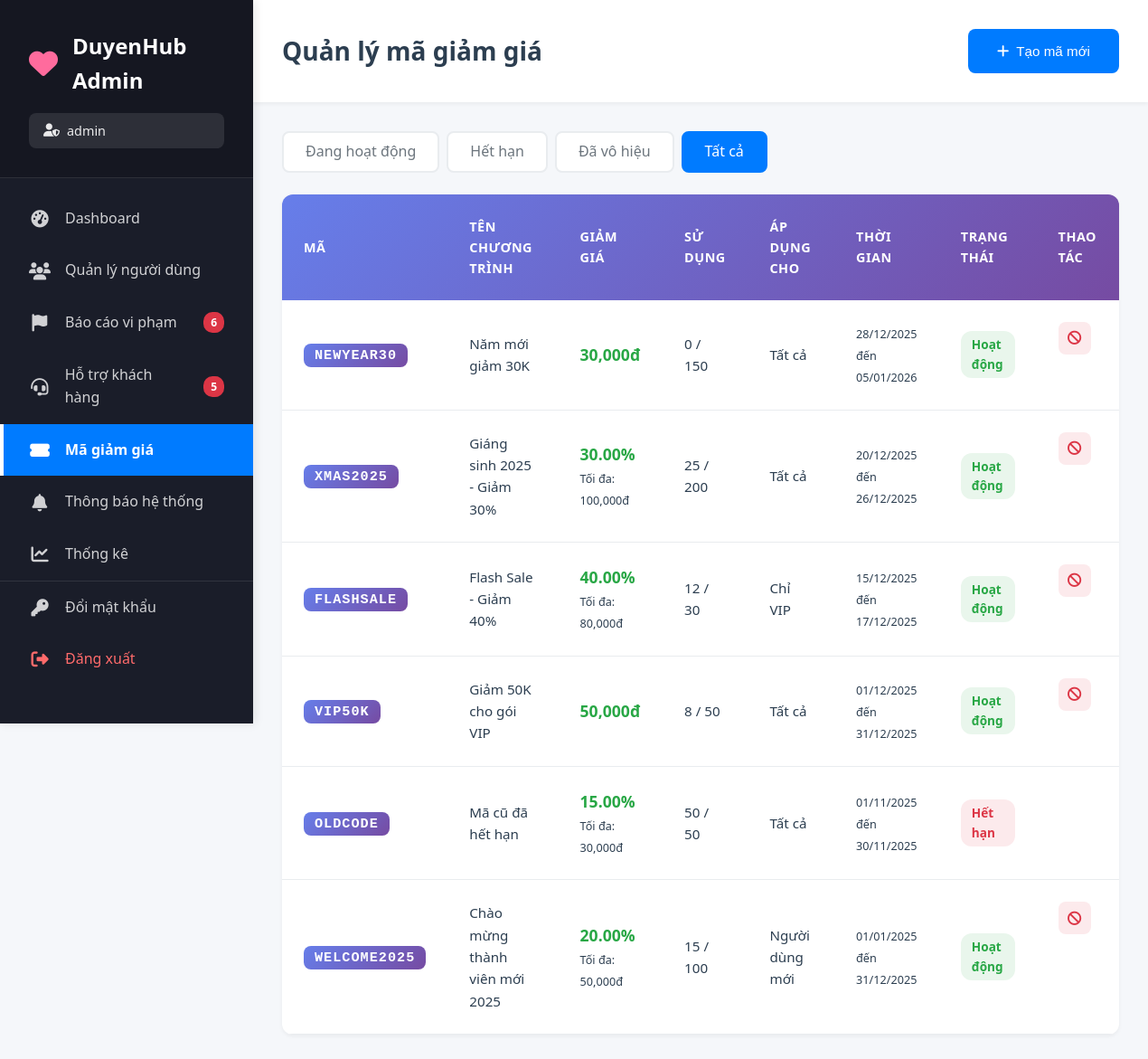
The app's page /views/admin/magiamgia.php?filter=all (signed in) with its own data.
### tables this page shows
CREATE TABLE `magiamgia` (
  `maMaGiamGia` int(11) NOT NULL,
  `maCoupon` varchar(50) NOT NULL,
  `tenChuongTrinh` varchar(255) NOT NULL,
  `loaiGiam` enum('percent','fixed') DEFAULT 'percent',
  `giaTriGiam` decimal(10,2) NOT NULL,
  `giaTriToiDa` decimal(10,2) DEFAULT NULL,
  `soLuongToiDa` int(11) DEFAULT NULL,
  `soLuongDaSuDung` int(11) DEFAULT 0,
  `ngayBatDau` datetime NOT NULL,
  `ngayKetThuc` datetime NOT NULL,
  `trangThai` enum('active','inactive','expired') DEFAULT 'active',
  `apDungCho` enum('all','new_user','vip_only') DEFAULT 'all',
  `thoiDiemTao` datetime DEFAULT current_timestamp()
);

### views/admin/magiamgia.php (the view, shortened to what this page needs)
<?php
$db = clsConnect::getInstance()->connect();
$filter = $_GET['filter'] ?? 'active';
$sql = "SELECT * FROM magiamgia";
$sql .= " ORDER BY thoiDiemTao DESC";
$result = $db->query($sql);
$coupons = $result->fetch_all(MYSQLI_ASSOC);
?>
<!DOCTYPE html>
<html lang="vi">
<head>
    <link rel="stylesheet" href="https://cdnjs.cloudflare.com/ajax/libs/font-awesome/6.4.0/css/all.min.css">
    <link rel="stylesheet" href="../../public/css/admin.css?v=<?php echo time(); ?>">
</head>
<body>
    <div class="admin-wrapper">
        <?php include 'sidebar.php'; ?>
        <main class="main-content">
            <div class="top-bar">
                <h1>Quản lý mã giảm giá</h1>
                <button onclick="showCreateModal()" class="btn btn-primary">
                    <i class="fas fa-plus"></i> Tạo mã mới
                </button>
            </div>
            <div class="content-area">
                <div class="filter-tabs">
                    <a href="?filter=active" class="<?php echo $filter === 'active' ? 'active' : ''; ?>">Đang hoạt động</a>
                    <a href="?filter=expired" class="<?php echo $filter === 'expired' ? 'active' : ''; ?>">Hết hạn</a>
                    <a href="?filter=inactive" class="<?php echo $filter === 'inactive' ? 'active' : ''; ?>">Đã vô hiệu</a>
                    <a href="?filter=all" class="<?php echo $filter === 'all' ? 'active' : ''; ?>">Tất cả</a>
                </div>
                <div class="table-container">
                    <table class="data-table">
                        <thead>
                            <tr>
                                <th>Mã</th>
                                <th>Tên chương trình</th>
                                <th>Giảm giá</th>
                                <th>Sử dụng</th>
                                <th>Áp dụng cho</th>
                                <th>Thời gian</th>
                                <th>Trạng thái</th>
                                <th>Thao tác</th>
                            </tr>
                        </thead>
                        <tbody>
                            <?php foreach ($coupons as $coupon): ?>
                            <tr>
                                <td><strong class="coupon-code"><?php echo htmlspecialchars($coupon['maCoupon']); ?></strong></td>
                                <td><?php echo htmlspecialchars($coupon['tenChuongTrinh']); ?></td>
                                <td>
                                    <?php if ($coupon['loaiGiam'] === 'percent'): ?>
                                        <span class="discount-value"><?php echo $coupon['giaTriGiam']; ?>%</span>
                                    <?php else: ?>
                                        <span class="discount-value"><?php echo number_format($coupon['giaTriGiam']); ?>đ</span>
                                    <?php endif; ?>
                                    <?php if ($coupon['giaTriToiDa'] > 0): ?>
                                        <br><small>Tối đa: <?php echo number_format($coupon['giaTriToiDa']); ?>đ</small>
                                    <?php endif; ?>
                                </td>
                                <td>
                                    <?php echo $coupon['soLuongDaSuDung']; ?> /
                                    <?php echo $coupon['soLuongToiDa'] > 0 ? $coupon['soLuongToiDa'] : '∞'; ?>
                                </td>
                                <td>
                                    <?php
                                    $applyFor = [
                                        'all' => 'Tất cả',
                                        'new_user' => 'Người dùng mới',
                                        'vip_only' => 'Chỉ VIP'
                                    ];
                                    echo $applyFor[$coupon['apDungCho']] ?? $coupon['apDungCho'];
                                    ?>
                                </td>
                                <td>
                                    <small>
                                        <?php echo date('d/m/Y', strtotime($coupon['ngayBatDau'])); ?><br>
                                        đến<br>
                                        <?php echo date('d/m/Y', strtotime($coupon['ngayKetThuc'])); ?>
                                    </small>
                                </td>
                                <td>
                                    <?php if ($coupon['trangThai'] === 'active' && strtotime($coupon['ngayKetThuc']) >= time()): ?>
                                        <span class="badge badge-success">Hoạt động</span>
                                    <?php elseif ($coupon['trangThai'] === 'expired' || strtotime($coupon['ngayKetThuc']) < time()): ?>
                                        <span class="badge badge-danger">Hết hạn</span>
                                    <?php else: ?>
                                        <span class="badge badge-secondary">Vô hiệu</span>
                                    <?php endif; ?>
                                </td>
                                <td class="action-buttons">
                                    <?php if ($coupon['trangThai'] === 'active'): ?>
                                        <form method="POST" style="display: inline;" onsubmit="return confirm('Bạn có chắc muốn vô hiệu hóa mã này?');">
                                            <button type="submit" class="btn-action btn-danger" title="Vô hiệu hóa">
                                                <i class="fas fa-ban"></i>
                                            </button>
                                        </form>
                                    <?php endif; ?>
                                </td>
                            </tr>
                            <?php endforeach; ?>
                        </tbody>
                    </table>
                </div>
            </div>
        </main>
    </div>
</body>
</html>

### public/css/admin.css (style rules this page uses)
:root { --primary: #007bff; --secondary: #6c757d; --success: #28a745; --danger: #dc3545; --warning: #ffc107; --info: #17a2b8; --light: #f8f9fa; --dark: #343a40; --sidebar-bg: #1a1d29; --sidebar-hover: #252837; --sidebar-active: #007bff; --text-primary: #2c3e50; --text-secondary: #6c757d; --text-light: #95a5a6; --spacing-xs: 0.25rem; --spacing-sm: 0.5rem; --spacing-md: 1rem; --spacing-lg: 1.5rem; --spacing-xl: 2rem; --border-radius: 8px; --border-radius-sm: 4px; --border-radius-lg: 12px; --shadow-sm: 0 2px 4px rgba(0,0,0,0.05); --shadow-md: 0 4px 8px rgba(0,0,0,0.1); --shadow-lg: 0 8px 16px rgba(0,0,0,0.15); }
* { margin: 0; padding: 0; box-sizing: border-box; }
body { font-family: 'Segoe UI', -apple-system, BlinkMacSystemFont, 'Roboto', 'Helvetica Neue', Arial, sans-serif; background: #f5f7fa; color: var(--text-primary); line-height: 1.6; overflow-x: hidden; }
.admin-wrapper { display: flex; min-height: 100vh; }
.main-content { flex: 1; margin-left: 280px; min-height: 100vh; background: #f5f7fa; }
.top-bar { background: white; padding: var(--spacing-xl); box-shadow: var(--shadow-sm); display: flex; justify-content: space-between; align-items: center; position: sticky; top: 0; z-index: 100; }
.top-bar h1 { font-size: 1.75rem; font-weight: 700; color: var(--text-primary); margin: 0; }
.content-area { padding: var(--spacing-xl); }
.filter-tabs { display: flex; gap: var(--spacing-sm); margin-bottom: var(--spacing-lg); flex-wrap: wrap; }
.filter-tabs a { padding: var(--spacing-sm) var(--spacing-lg); background: white; color: var(--text-secondary); text-decoration: none; border-radius: var(--border-radius); font-weight: 500; transition: all 0.3s ease; border: 2px solid #e9ecef; }
.filter-tabs a.active { background: var(--primary); color: white; border-color: var(--primary); }
.table-container { background: white; border-radius: var(--border-radius-lg); box-shadow: var(--shadow-sm); overflow: hidden; }
.data-table { width: 100%; border-collapse: collapse; }
.data-table thead { background: linear-gradient(135deg, #667eea 0%, #764ba2 100%); color: white; }
.data-table th { padding: var(--spacing-lg); text-align: left; font-weight: 600; font-size: 0.9rem; text-transform: uppercase; letter-spacing: 0.5px; }
.data-table tbody tr { border-bottom: 1px solid #e9ecef; transition: all 0.2s ease; }
.data-table td { padding: var(--spacing-lg); font-size: 0.95rem; }
.badge { display: inline-flex; align-items: center; gap: var(--spacing-xs); padding: 4px 12px; border-radius: 12px; font-size: 0.85rem; font-weight: 600; }
.badge-success { background: rgba(40, 167, 69, 0.1); color: var(--success); }
.badge-danger { background: rgba(220, 53, 69, 0.1); color: var(--danger); }
.action-buttons { display: flex; gap: var(--spacing-sm); }
.btn-action { width: 36px; height: 36px; border: none; border-radius: var(--border-radius); display: inline-flex; align-items: center; justify-content: center; cursor: pointer; transition: all 0.3s ease; font-size: 0.95rem; }
.btn-action.btn-danger { background: rgba(220, 53, 69, 0.1); color: var(--danger); }
.btn { display: inline-flex; align-items: center; gap: var(--spacing-sm); padding: var(--spacing-md) var(--spacing-xl); border: none; border-radius: var(--border-radius); font-size: 0.95rem; font-weight: 500; cursor: pointer; transition: all 0.3s ease; text-decoration: none; }
.btn-primary { background: var(--primary); color: white; }
.btn-danger { background: var(--danger); color: white; }
.coupon-code { font-family: 'Courier New', monospace; background: linear-gradient(135deg, #667eea 0%, #764ba2 100%); color: white; padding: 4px 12px; border-radius: var(--border-radius); font-weight: 700; letter-spacing: 1px; }
.discount-value { font-size: 1.1rem; font-weight: 700; color: var(--success); }

### records on screen
magiamgia: maCoupon "NEWYEAR30", tenChuongTrinh "Năm mới giảm 30K", giaTriGiam "30,000", soLuongDaSuDung "0", soLuongToiDa "150", apDungCho "Tất cả", ngayBatDau "28/12/2025", ngayKetThuc "05/01/2026", trangThai "Hoạt động"
magiamgia: maCoupon "XMAS2025", tenChuongTrinh "Giáng sinh 2025 - Giảm 30%", giaTriGiam "30.00", giaTriToiDa "100,000", soLuongDaSuDung "25", soLuongToiDa "200", apDungCho "Tất cả", ngayBatDau "20/12/2025", ngayKetThuc "26/12/2025", trangThai "Hoạt động"
magiamgia: maCoupon "FLASHSALE", tenChuongTrinh "Flash Sale - Giảm 40%", giaTriGiam "40.00", giaTriToiDa "80,000", soLuongDaSuDung "12", soLuongToiDa "30", apDungCho "Chỉ VIP", ngayBatDau "15/12/2025", ngayKetThuc "17/12/2025", trangThai "Hoạt động"
magiamgia: maCoupon "VIP50K", tenChuongTrinh "Giảm 50K cho gói VIP", giaTriGiam "50,000", soLuongDaSuDung "8", soLuongToiDa "50", apDungCho "Tất cả", ngayBatDau "01/12/2025", ngayKetThuc "31/12/2025", trangThai "Hoạt động"
magiamgia: maCoupon "OLDCODE", tenChuongTrinh "Mã cũ đã hết hạn", giaTriGiam "15.00", giaTriToiDa "30,000", soLuongDaSuDung "50", soLuongToiDa "50", apDungCho "Tất cả", ngayBatDau "01/11/2025", ngayKetThuc "30/11/2025", trangThai "Hết hạn"
magiamgia: maCoupon "WELCOME2025", tenChuongTrinh "Chào mừng thành viên mới 2025", giaTriGiam "20.00", giaTriToiDa "50,000", soLuongDaSuDung "15", soLuongToiDa "100", apDungCho "Người dùng mới", ngayBatDau "01/01/2025", ngayKetThuc "31/12/2025", trangThai "Hoạt động"

### other values on screen
$adminName "admin"
$pendingReports "6"
$pendingSupport "5"
